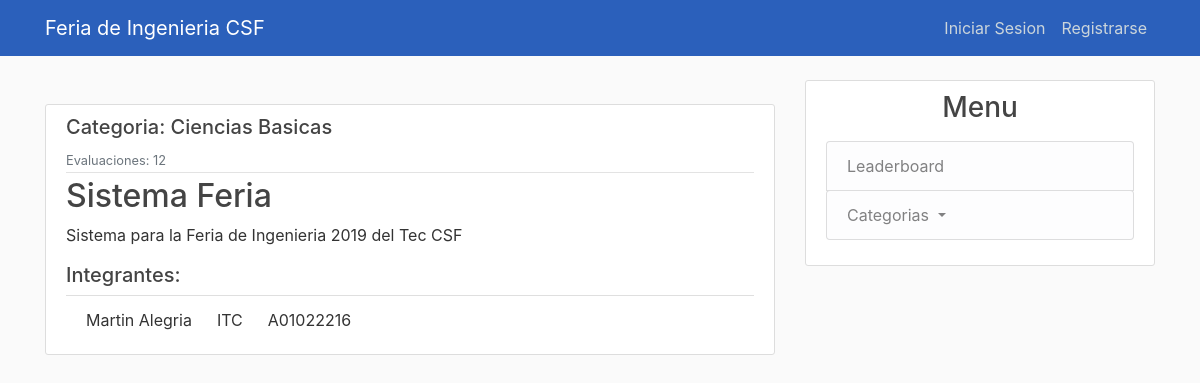
/project/4/, run on the app's committed database.
### feria_ing/models.py (models this page shows, shortened)
class Project(models.Model):
    id = models.IntegerField(primary_key=True)
    nombre = models.CharField(max_length=140)
    descripcion = models.TextField()
    categorias = models.ForeignKey(
        Categoria,
        on_delete = models.SET_NULL,
        null = True
    )
    requierements = models.CharField(max_length=140)
    evaluaciones = models.IntegerField()

class Categoria(models.Model):
    abreviacion = models.CharField(max_length=7, primary_key=True)
    nombre = models.CharField(max_length=100)
    num_proyectos = models.IntegerField()
    def __str__(self):
        return self.nombre

### users/models.py (models this page shows, shortened)
class Alumno(models.Model):
    matricula = models.CharField(max_length=9,primary_key=True)
    nombres = models.CharField(max_length=140)
    apellidos = models.CharField(max_length=140)
    proyecto = models.ForeignKey(Project,on_delete=models.CASCADE, null =True)
    carrera = models.CharField(max_length=5)

### feria_ing/views.py (the view)
# urls.py: path('project/<int:pk>/', ProjectDetailView.as_view(), name="project-detail"),
class ProjectDetailView(DetailView):
    model = Project
    def get_context_data(self, **kwargs):
        context = super(ProjectDetailView, self).get_context_data(**kwargs)
        alum = []
        list_al = Alumno.objects.all()
        prof_list = Profesor.objects.all()
        project_id = self.kwargs['pk']
        ld_user = self.request.user
        self.request.session['pk'] = project_id
        mat = ld_user.username.split('@')[0]
        eva_list =  Evaluacion.objects.all().filter(proyecto = project_id, profesor = mat)
        current_user = None
        for al in list_al:
            if al.matricula == mat:
                current_user = al
            if al.proyecto_id == project_id:
                alum.append(al)
        if current_user:
            type = True #Es alumno
        else:
            type= False #Es prof
        for prof in prof_list:
            if prof.matricula == mat:
                current_user = prof
        if eva_list:
            evaluated = True
        else:
            evaluated = False
        context['alumnos'] = alum
        context['user_current'] = current_user
        context['type'] = type
        context['evaluated'] = evaluated
        return context

### feria_ing/templates/feria_ing/project_detail.html (shortened to what this page needs)
{% extends "feria_ing/base.html" %}
{% block content %}
  <br>
        <article class="media content-section">
          <div class="media-body">
            <div class="article-metadata">
                <h5 class="mr-2"> Categoria:  {{ object.categorias }}</h5>
              <small class="text-muted">Evaluaciones: {{ object.evaluaciones }}</small>
            </div>
            <h2>{{ object.nombre }}</h2>
            <p class="article-content">{{ object.descripcion }}</p>
            <h5>Integrantes: </h5>
            <ul class="list-group list-group-flush">
                {%for alumno in alumnos%}
                <li class="list-group-item">{{alumno.nombres}} {{alumno.apellidos}} &emsp; {{alumno.carrera}}
                    &emsp; {{alumno.matricula}}
                </li>
                {% endfor %}
              </ul>
          </div>
        </article>
{% endblock content %}

### feria_ing/static/feria_ing/style.css (style rules this page uses)
body { background: #fafafa; color: #333333; margin-top: 5rem; }
h1, h2, h3, h4, h5, h6 { color: #444444; }
ul { margin: 0; }
.content-section { background: #ffffff; padding: 10px 20px; border: 1px solid #dddddd; border-radius: 3px; margin-bottom: 20px; }
.article-content { white-space: pre-line; }
.article-metadata { padding-bottom: 1px; margin-bottom: 4px; border-bottom: 1px solid #e3e3e3 }

### data on the page
Project: categorias "Ciencias Basicas", evaluaciones "12", nombre "Sistema Feria", descripcion "Sistema para la Feria de Ingenieria 2019 del Tec CSF"
Alumno: nombres "Martin", apellidos "Alegria", carrera "ITC", matricula "A01022216"
